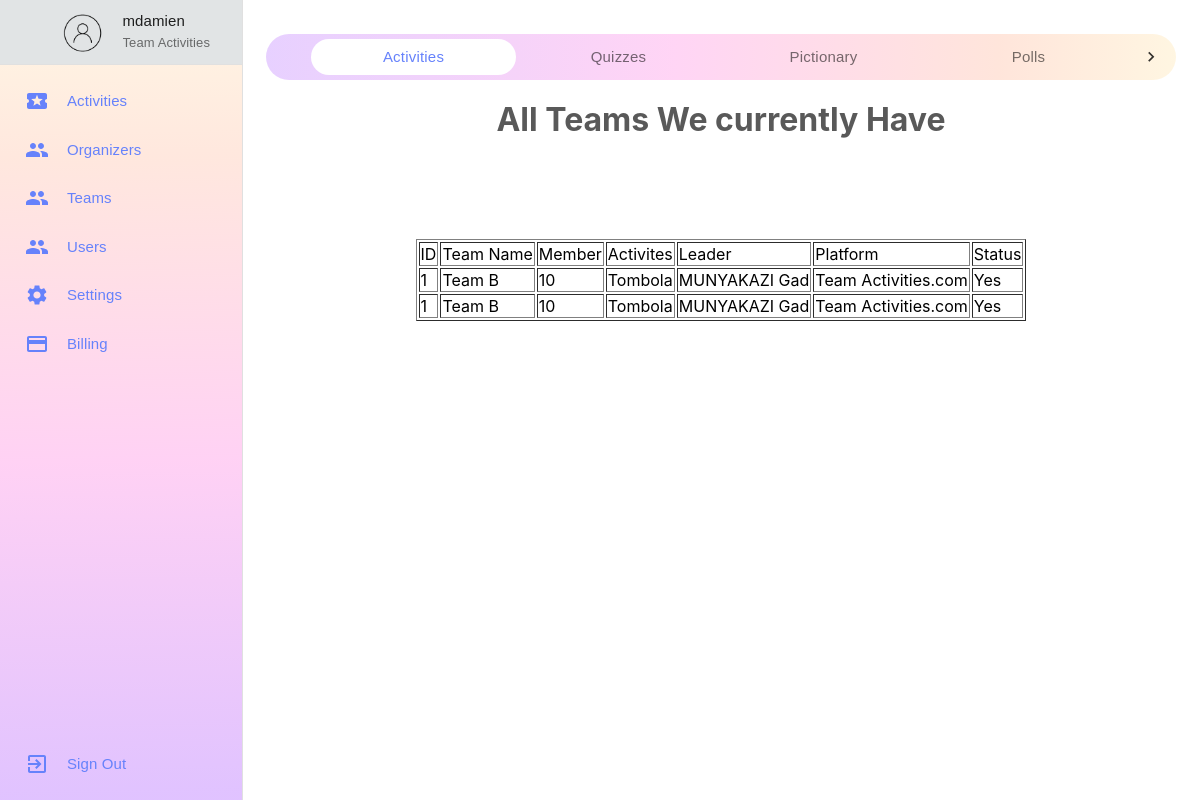
Screenshot of /Admin/team.php (signed in) with the database file from the repository.
### tables this page shows
CREATE TABLE `user` (
  `id` int(11) NOT NULL,
  `firstname` varchar(50) DEFAULT NULL,
  `lastname` varchar(50) DEFAULT NULL,
  `username` varchar(50) DEFAULT NULL,
  `email` varchar(100) DEFAULT NULL,
  `telephone` varchar(20) DEFAULT NULL,
  `password` varchar(100) DEFAULT NULL,
  `creationdate` timestamp NOT NULL DEFAULT CURRENT_TIMESTAMP,
  `activation_code` varchar(50) DEFAULT NULL,
  `is_activated` tinyint(1) DEFAULT '0'
);

CREATE TABLE `teams` (
  `id` int(50) NOT NULL,
  `tname` varchar(50) NOT NULL,
  `member` int(50) NOT NULL,
  `activities` varchar(50) NOT NULL,
  `leader` varchar(50) NOT NULL,
  `platform` varchar(50) NOT NULL,
  `active` varchar(50) NOT NULL
);

### Admin/team.php (the view, shortened to what this page needs)
<?php
   require_once('db.php');
    $user_id = $_SESSION['user_id'];
    $sql = "SELECT username FROM user WHERE id='$user_id'";
    $result = $connection->query($sql);
    if ($result->num_rows == 1) {
        $row = $result->fetch_assoc();
        $email = $row['username'];
    } else {
        $email = "Unknown";
    }
    $query = "SELECT * FROM teams";
    $result = mysqli_query($connection,$query);
?>
<html>
<head>
  <link href="./static/css/main.ecbd17b9.chunk.css" rel="stylesheet">
</head>
<body>
    <div id="root">
        <nav class="jss39">
        <div class="MuiDrawer-root MuiDrawer-docked">
            <div class="MuiPaper-root MuiDrawer-paper jss45 MuiDrawer-paperAnchorLeft MuiDrawer-paperAnchorDockedLeft MuiPaper-elevation0">
            <div class="jss40 cFlex"><div class="jss44" style="min-height: fit-content;">
                <div class="MuiBox-root jss56 jss47 cWidthFillAvailable">
                <div class="MuiBox-root jss57">
                    <p class="MuiTypography-root jss49 maxLines2 MuiTypography-body1">
                        <?php echo $email; ?>
                    </p>
                    <p class="MuiTypography-root jss50 MuiTypography-body1">
                    Team Activities
                    </p>
                </div>
                <div class="MuiAvatar-root MuiAvatar-circular jss48">
                    <img alt="ishimwe Oaklynn" src="./images/men.png" class="MuiAvatar-img">
                    </div>
                </div>
            </div>
            <ul class="MuiList-root MuiList-padding">
                <li class="MuiListItem-root jss51 MuiListItem-gutters">
                    <div class="MuiListItemIcon-root" style="min-width: 42px;">
                    </div>
                    <div class="MuiListItemText-root" id="MuiListItemclickable001">
                        <span class="MuiTypography-root MuiListItemText-primary MuiTypography-body1 MuiTypography-displayBlock">
                            Activities
                        </span>
                    </div>
                </li>
                <li class="MuiListItem-root jss51 MuiListItem-gutters">
                <div class="MuiListItemIcon-root" style="min-width: 42px;">
                </div>
                <div class="MuiListItemText-root" id="MuiListItemclickable002">
                    <span class="MuiTypography-root MuiListItemText-primary MuiTypography-body1 MuiTypography-displayBlock">
                    Organizers
                    </span>
                    </div>
                </li>
                <li class="MuiListItem-root jss51 MuiListItem-gutters">
                    <div class="MuiListItemIcon-root" style="min-width: 42px;">
                    </div>
                    <div class="MuiListItemText-root" id="MuiListItemclickable003">
                        <span class="MuiTypography-root MuiListItemText-primary MuiTypography-body1 MuiTypography-displayBlock">
                        Teams
                        </span>
                    </div>
                    </li>
                    <li class="MuiListItem-root jss51 MuiListItem-gutters">
                    <div class="MuiListItemIcon-root" style="min-width: 42px;">
                    </div>
                    <div class="MuiListItemText-root" id="MuiListItemclickable004">
                        <span class="MuiTypography-root MuiListItemText-primary MuiTypography-body1 MuiTypography-displayBlock">
                        Users
                        </span>
                    </div>
                    </li>
                    <li class="MuiListItem-root jss51 MuiListItem-gutters">
                    <div class="MuiListItemIcon-root" style="min-width: 42px;">
                    </div>
                    <div class="MuiListItemText-root" id="MuiListItemclickable005">
                        <span class="MuiTypography-root MuiListItemText-primary MuiTypography-body1 MuiTypography-displayBlock">
                        Settings
                        </span>
                    </div>
                    </li>
                    <li class="MuiListItem-root jss51 MuiListItem-gutters">
                            <div class="MuiListItemIcon-root" style="min-width: 42px;">
                            <svg class="MuiSvgIcon-root" focusable="false" viewBox="0 0 24 24" aria-hidden="true">
                                <path d="M20 4H4c-1.11 0-1.99.89-1.99 2L2 18c0 1.11.89 2 2 2h16c1.11 0 2-.89 2-2V6c0-1.11-.89-2-2-2zm0 14H4v-6h16v6zm0-10H4V6h16v2z">
                                </path>
                            </svg>
                            </div>
                            <div class="MuiListItemText-root" id="MuiListItemclickable006">
                            <span class="MuiTypography-root MuiListItemText-primary MuiTypography-body1 MuiTypography-displayBlock">
                                Billing
                            </span>
                            </div>
                        </li>
                    </ul>
                        <div class="cHeightFillAvailable">
                        </div>
                        <ul class="MuiList-root MuiList-padding">
                        <li class="MuiListItem-root jss51 MuiListItem-gutters">
                            <div class="MuiListItemIcon-root" style="min-width: 42px;">
                            <svg class="MuiSvgIcon-root" focusable="false" viewBox="0 0 24 24" aria-hidden="true">
                                <path d="M10.09 15.59L11.5 17l5-5-5-5-1.41 1.41L12.67 11H3v2h9.67l-2.58 2.59zM19 3H5c-1.11 0-2 .9-2 2v4h2V5h14v14H5v-4H3v4c0 1.1.89 2 2 2h14c1.1 0 2-.9 2-2V5c0-1.1-.9-2-2-2z">
                                </path>
                            </svg>
                            </div>
                            <div class="MuiListItemText-root" id="MuiListItemclickable007">
                            <span class="MuiTypography-root MuiListItemText-primary MuiTypography-body1 MuiTypography-displayBlock">
                                Sign Out
                            </span>
                            </div>
                        </li>
                        </ul>
                    </div>
                    </div>
                </div>
                </nav>
                <main class="jss46">
                <div class="MuiTabs-root hq-tabs jss242">
                    <div class="MuiTabs-scroller MuiTabs-scrollable" style="margin-bottom: 0px;">
                        <div class="MuiTabs-flexContainer" role="tablist">
                        <button class="MuiButtonBase-root MuiTab-root MuiTab-textColorPrimary jss243 Mui-selected" tabindex="0" type="button" role="tab" aria-selected="true">
                            <span class="MuiTab-wrapper">
                            <span class="jss244">
                                Activities
                            </span>
                            </span>
                        </button>
                        <button class="MuiButtonBase-root MuiTab-root MuiTab-textColorPrimary jss243" tabindex="-1" type="button" role="tab" aria-selected="false">
                            <span class="MuiTab-wrapper">
                            <span class="jss244">Quizzes</span>
                            </span>
                        </button>
                        <button class="MuiButtonBase-root MuiTab-root MuiTab-textColorPrimary jss243" tabindex="-1" type="button" role="tab" aria-selected="false">
                            <span class="MuiTab-wrapper">
                            <span class="jss244">
                                Pictionary
                            </span>
                            </span>
                        </button>
                        <button class="MuiButtonBase-root MuiTab-root MuiTab-textColorPrimary jss243" tabindex="-1" type="button" role="tab" aria-selected="false">
                            <span class="MuiTab-wrapper">
                            <span class="jss244">
                                Polls
                            </span>
                            </span>
                        </button>
                        </div>
                    </div>
                    <div class="MuiButtonBase-root MuiTabScrollButton-root MuiTabs-scrollButtons MuiTabs-scrollButtonsDesktop" aria-disabled="false">
                        <svg class="MuiSvgIcon-root MuiSvgIcon-fontSizeSmall" focusable="false" viewBox="0 0 24 24" aria-hidden="true">
                        <path d="M8.59 16.34l4.58-4.59-4.58-4.59L10 5.75l6 6-6 6z">
                        </path>
                        </svg>
                    </div>
                    </div>
        <h1 style="text-align: center;margin-bottom: 100px;margin-top:20px;color:#595959">All Teams We currently Have</h1>
        <center>
            <div class="container">
                <div class="row">
                    <div class="col">
                        <div class="card">
                            <div class="body">
                                <table border="1">
                                    <tr class="headers">
                                        <td>ID</td>
                                        <td>Team Name</td>
                                        <td>Member</td>
                                        <td>Activites</td>
                                        <td>Leader</td>
                                        <td>Platform</td>
                                        <td>Status</td>
                                    </tr>
                                    <tr>
                                        <?php
                                            while($row = mysqli_fetch_assoc($result))
                                            {
                                        ?>
                                    <td><?php echo $row['id']; ?></td>
                                    <td><?php echo $row['tname']; ?></td>
                                    <td><?php echo $row['member']; ?></td>
                                    <td><?php echo $row['activities']; ?></td>
                                    <td><?php echo $row['leader']; ?></td>
                                    <td><?php echo $row['platform']; ?></td>
                                    <td><?php echo $row['active']; ?></td>
                                    </tr>
                                        <?php
                                            }
                                        ?>
                                </table>
                            </div>
                        </div>
                    </div>
                </div>
            </div>
        </center>
    </main>
  </body>
</html>

### Admin/static/css/main.ecbd17b9.chunk.css (style rules this page uses)
body { margin:0;font-family:-apple-system,BlinkMacSystemFont,"Segoe UI","Roboto","Oxygen","Ubuntu","Cantarell","Fira Sans","Droid Sans","Helvetica Neue",sans-serif;-webkit-font-smoothing:antialiased;-moz-osx-font-smoothing:grayscale }
.cFlex { display:flex!important }
.cWidthFillAvailable { width:100%!important;width:-webkit-fill-available!important;width:fill-available!important }
.cHeightFillAvailable { height:100%!important;height:-webkit-fill-available!important;height:fill-available!important }
.maxLines2 { -webkit-line-clamp:2;line-clamp:2 }
.maxLines1,.maxLines2 { overflow:hidden;text-overflow:ellipsis;display:-webkit-box;-webkit-box-orient:vertical }
.hq-tabs { background:linear-gradient(90deg,rgba(212,170,255,.55),rgba(255,178,237,.55) 44.79%,rgba(255,208,189,.55) 80.73%,rgba(255,238,201,.55));border-radius:30px;min-height:36px!important;padding:5px }
.hq-tabs .MuiTab-root { padding:0;min-height:36px }
.hq-tabs .Mui-selected { border-radius:30px;-webkit-animation:tab-background .5s forwards;animation:tab-background .5s forwards;padding:0 }

### rows the page displays
user: username "mdamien"
teams: id "1", tname "Team B", member "10", activities "Tombola", leader "MUNYAKAZI Gad", platform "Team Activities.com", active "Yes"
teams: id "1", tname "Team B", member "10", activities "Tombola", leader "MUNYAKAZI Gad", platform "Team Activities.com", active "Yes"
